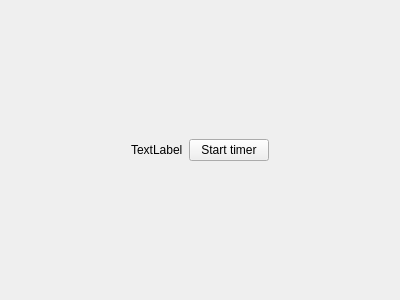
<?xml version="1.0" encoding="UTF-8"?>
<ui version="4.0">
 <class>WidgetElapsedClock</class>
 <widget class="QWidget" name="WidgetElapsedClock">
  <property name="geometry">
   <rect>
    <x>0</x>
    <y>0</y>
    <width>400</width>
    <height>300</height>
   </rect>
  </property>
  <property name="windowTitle">
   <string>WidgetElapsedClock</string>
  </property>
  <layout class="QHBoxLayout" name="horizontalLayout_2">
   <item>
    <layout class="QHBoxLayout" name="horizontalLayout">
     <item>
      <spacer name="horizontalSpacer">
       <property name="orientation">
        <enum>Qt::Horizontal</enum>
       </property>
       <property name="sizeHint" stdset="0">
        <size>
         <width>40</width>
         <height>20</height>
        </size>
       </property>
      </spacer>
     </item>
     <item>
      <widget class="QLabel" name="timerLabel">
       <property name="text">
        <string>TextLabel</string>
       </property>
      </widget>
     </item>
     <item>
      <widget class="QPushButton" name="startButton">
       <property name="text">
        <string>Start timer</string>
       </property>
      </widget>
     </item>
     <item>
      <spacer name="horizontalSpacer_2">
       <property name="orientation">
        <enum>Qt::Horizontal</enum>
       </property>
       <property name="sizeHint" stdset="0">
        <size>
         <width>40</width>
         <height>20</height>
        </size>
       </property>
      </spacer>
     </item>
    </layout>
   </item>
  </layout>
 </widget>
 <resources/>
 <connections/>
</ui>
